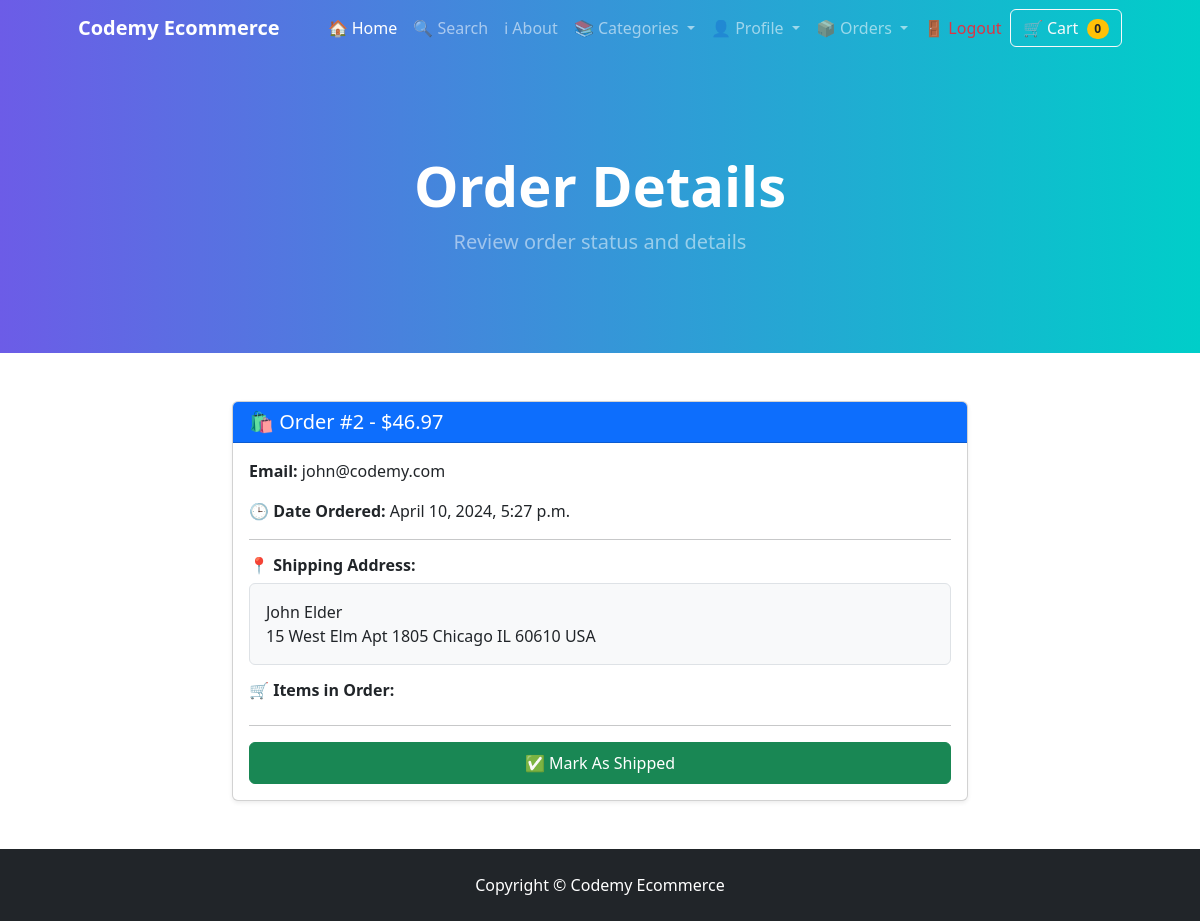
The app's page /payment/orders/2 (signed in), older data.
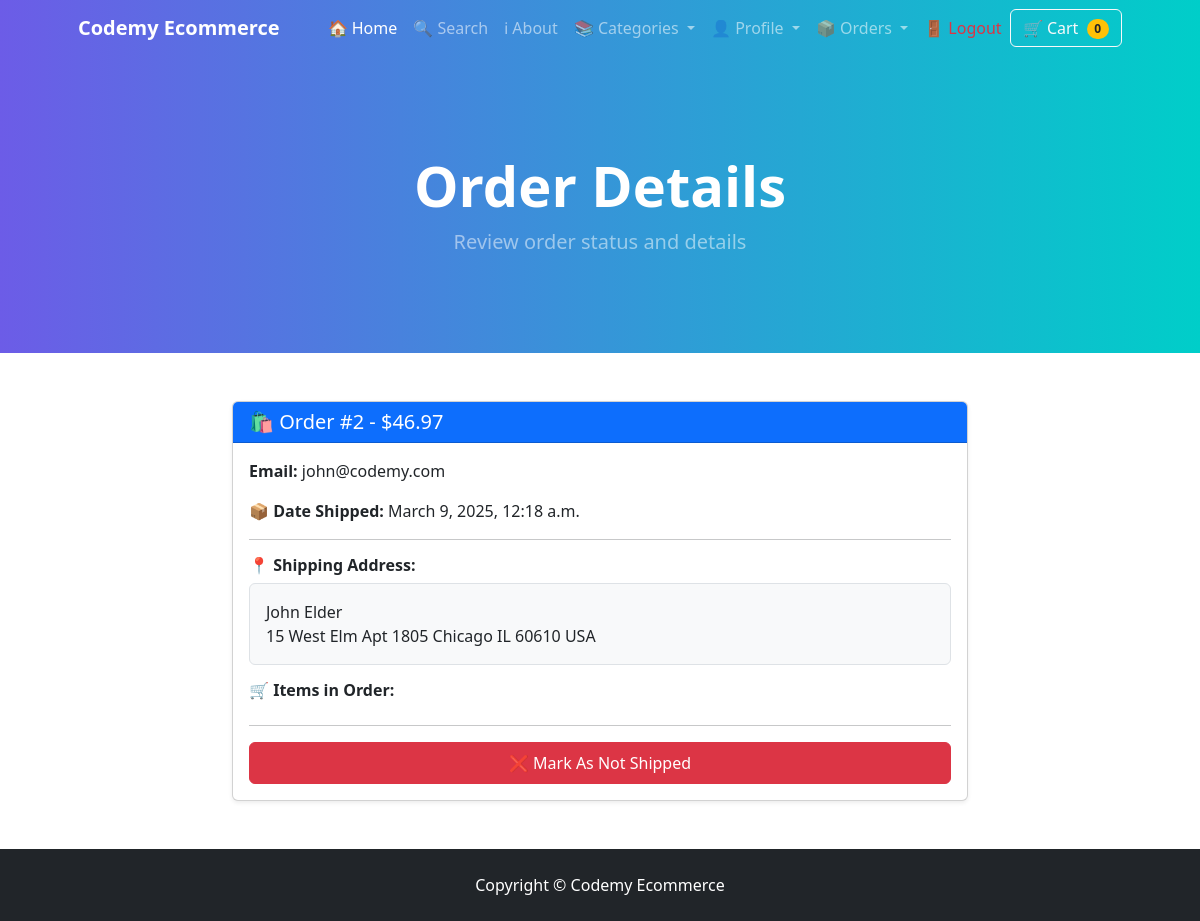
The same page, newer data.
### payment/models.py (models this page shows, shortened)
class Order(models.Model):
	user = models.ForeignKey(User, on_delete=models.CASCADE, null=True, blank=True)
	full_name = models.CharField(max_length=250)
	email = models.EmailField(max_length=250)
	shipping_address = models.TextField(max_length=15000)
	amount_paid = models.DecimalField(max_digits=7, decimal_places=2)
	date_ordered = models.DateTimeField(auto_now_add=True)
	shipped = models.BooleanField(default=False)
	date_shipped = models.DateTimeField(blank=True, null=True)

### payment/views.py (the view, shortened to what this page needs)
# urls.py: path('orders/<int:pk>', views.orders, name='orders'),
def orders(request, pk):
	if request.user.is_authenticated and request.user.is_superuser:
		order = Order.objects.get(id=pk)
		items = OrderItem.objects.filter(order=pk)
		return render(request, 'payment/orders.html', {"order":order, "items":items})
	else:
		messages.success(request, "Access Denied")
		return redirect('home')

### cart/cart.py (called while the page is built)
	def __len__(self):
		return len(self.cart)

### cart/context_processors.py (called while the page is built)
def cart(request):
	return {'cart': Cart(request)}

### payment/templates/payment/orders.html (shortened to what this page needs)
{% extends 'base.html' %}
{% block content %}
<header class="py-5" style="background: linear-gradient(to right, #6C5CE7, #00CEC9);">
    <div class="container px-4 px-lg-5 my-5">
        <div class="text-center text-white">
            <h1 class="display-4 fw-bolder">Order Details</h1>
            <p class="lead fw-normal text-white-50 mb-0">Review order status and details</p>
        </div>
    </div>
</header>
<div class="container py-5">
    <div class="row justify-content-center">
        <div class="col-lg-8 col-md-10">
            <div class="card shadow-sm">
                <div class="card-header bg-primary text-white">
                    <h5 class="mb-0">🛍 Order #{{ order.id }} - ${{ order.amount_paid }}</h5>
                </div>
                <div class="card-body">
                    <p><strong>Email:</strong> {{ order.email }}</p>
                    {% if order.date_shipped %}
                        <p><strong>📦 Date Shipped:</strong> {{ order.date_shipped }}</p>
                    {% else %}
                        <p><strong>🕒 Date Ordered:</strong> {{ order.date_ordered }}</p>
                    {% endif %}
                    <hr>
                    <h6 class="fw-bold">📍 Shipping Address:</h6>
                    <p class="border rounded p-3 bg-light">{{ order.full_name }}<br/>{{ order.shipping_address }}</p>
                    <h6 class="fw-bold">🛒 Items in Order:</h6>
                    <hr>
                    <div class="text-center">
                        {% if not order.shipped %}
                            <form method="POST">
                                <button type="submit" class="btn btn-success w-100 py-2">
                                    ✅ Mark As Shipped
                                </button>
                            </form>
                        {% else %}
                            <form method="POST">
                                <button type="submit" class="btn btn-danger w-100 py-2">
                                    ❌ Mark As Not Shipped
                                </button>
                            </form>
                        {% endif %}
                    </div>
                </div>
            </div>
        </div>
    </div>
</div>
{% endblock %}

### store/templates/base.html (shortened to what this page needs)
{% load static %}
<!DOCTYPE html>
<html lang="en">
<head>
    <link href="https://cdn.jsdelivr.net/npm/bootstrap-icons@1.5.0/font/bootstrap-icons.css" rel="stylesheet">
    <link href="{% static 'css/styles.css' %}" rel="stylesheet">
</head>
<body>
    {% include 'navbar.html' %}
    <main>
        {% block content %}{% endblock %}
    </main>
    <footer class="py-4 bg-dark text-white text-center">
        <div class="container">
            <p class="mb-0">Copyright &copy; Codemy Ecommerce {{ year }}</p>
        </div>
    </footer>
</body>
</html>

### store/templates/navbar.html (shortened to what this page needs)
<nav class="navbar navbar-expand-lg navbar-dark" style="background: linear-gradient(to right, #6C5CE7, #00CEC9);">
    <div class="container px-4 px-lg-5">
        <a class="navbar-brand fw-bold" href="{% url 'home' %}">Codemy Ecommerce</a>
        <div class="collapse navbar-collapse" id="navbarNav">
            <ul class="navbar-nav me-auto mb-2 mb-lg-0 ms-lg-4">
                <li class="nav-item"><a class="nav-link active" href="{% url 'home' %}">🏠 Home</a></li>
                <li class="nav-item"><a class="nav-link" href="{% url 'search' %}">🔍 Search</a></li>
                <li class="nav-item"><a class="nav-link" href="{% url 'about' %}">ℹ About</a></li>
                <li class="nav-item dropdown">
                    <a class="nav-link dropdown-toggle" href="#" role="button" data-bs-toggle="dropdown">
                        📚 Categories
                    </a>
                </li>
                {% if user.is_authenticated %}
                    <li class="nav-item dropdown">
                        <a class="nav-link dropdown-toggle" href="#" role="button" data-bs-toggle="dropdown">
                            👤 Profile
                        </a>
                    </li>
                    {% if user.is_superuser %}
                        <li class="nav-item dropdown">
                            <a class="nav-link dropdown-toggle" href="#" role="button" data-bs-toggle="dropdown">
                                📦 Orders
                            </a>
                        </li>
                    {% endif %}
                    <li class="nav-item"><a class="nav-link text-danger" href="{% url 'logout' %}">🚪 Logout</a></li>
                {% else %}
                    <li class="nav-item"><a class="nav-link text-success" href="{% url 'login' %}">🔑 Login</a></li>
                    <li class="nav-item"><a class="nav-link text-warning" href="{% url 'register' %}">📝 Register</a></li>
                {% endif %}
            </ul>
            <form class="d-flex">
                <a href="{% url 'cart_summary' %}" class="btn btn-outline-light">
                    🛒 Cart <span class="badge bg-warning text-dark ms-1 rounded-pill" id="cart_quantity">{{ cart|length }}</span>
                </a>
            </form>
        </div>
    </div>
</nav>

Row changes from the older to the newer data that the page shows:
changed Order "john@codemy.com": date_shipped (not shown) → "March 9, 2025, 12:18 a.m."; shipped False → True (drawn); date_ordered "April 10, 2024, 5:27 p.m." → (not shown)
Text that changed along with them:
text no longer shown: "🕒 Date Ordered: ✅ Mark As Shipped"
text now shown: "📦 Date Shipped: ❌ Mark As Not Shipped"
